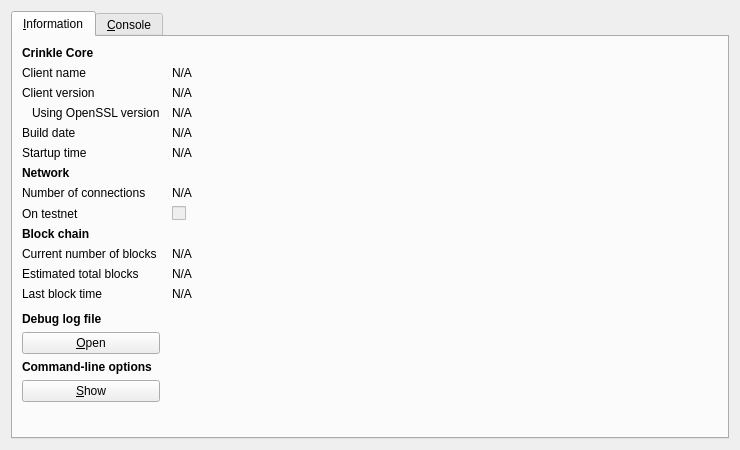
<?xml version="1.0" encoding="UTF-8"?>
<ui version="4.0">
 <class>RPCConsole</class>
 <widget class="QDialog" name="RPCConsole">
  <property name="geometry">
   <rect>
    <x>0</x>
    <y>0</y>
    <width>740</width>
    <height>450</height>
   </rect>
  </property>
  <property name="windowTitle">
   <string>Crinkle - Debug window</string>
  </property>
  <layout class="QVBoxLayout" name="verticalLayout_2">
   <item>
    <widget class="QTabWidget" name="tabWidget">
     <property name="currentIndex">
      <number>0</number>
     </property>
     <widget class="QWidget" name="tab_info">
      <attribute name="title">
       <string>&amp;Information</string>
      </attribute>
      <layout class="QGridLayout" name="gridLayout" columnstretch="0,1">
       <property name="horizontalSpacing">
        <number>12</number>
       </property>
       <item row="0" column="0">
        <widget class="QLabel" name="label_9">
         <property name="font">
          <font>
           <weight>75</weight>
           <bold>true</bold>
          </font>
         </property>
         <property name="text">
          <string>Crinkle Core</string>
         </property>
        </widget>
       </item>
       <item row="1" column="0">
        <widget class="QLabel" name="label_5">
         <property name="text">
          <string>Client name</string>
         </property>
        </widget>
       </item>
       <item row="1" column="1">
        <widget class="QLabel" name="clientName">
         <property name="cursor">
          <cursorShape>IBeamCursor</cursorShape>
         </property>
         <property name="text">
          <string>N/A</string>
         </property>
         <property name="textFormat">
          <enum>Qt::PlainText</enum>
         </property>
         <property name="textInteractionFlags">
          <set>Qt::LinksAccessibleByMouse|Qt::TextSelectableByKeyboard|Qt::TextSelectableByMouse</set>
         </property>
        </widget>
       </item>
       <item row="2" column="0">
        <widget class="QLabel" name="label_6">
         <property name="text">
          <string>Client version</string>
         </property>
        </widget>
       </item>
       <item row="2" column="1">
        <widget class="QLabel" name="clientVersion">
         <property name="cursor">
          <cursorShape>IBeamCursor</cursorShape>
         </property>
         <property name="text">
          <string>N/A</string>
         </property>
         <property name="textFormat">
          <enum>Qt::PlainText</enum>
         </property>
         <property name="textInteractionFlags">
          <set>Qt::LinksAccessibleByMouse|Qt::TextSelectableByKeyboard|Qt::TextSelectableByMouse</set>
         </property>
        </widget>
       </item>
       <item row="3" column="0">
        <widget class="QLabel" name="label_14">
         <property name="text">
          <string>Using OpenSSL version</string>
         </property>
         <property name="indent">
          <number>10</number>
         </property>
        </widget>
       </item>
       <item row="3" column="1">
        <widget class="QLabel" name="openSSLVersion">
         <property name="cursor">
          <cursorShape>IBeamCursor</cursorShape>
         </property>
         <property name="text">
          <string>N/A</string>
         </property>
         <property name="textFormat">
          <enum>Qt::PlainText</enum>
         </property>
         <property name="textInteractionFlags">
          <set>Qt::LinksAccessibleByMouse|Qt::TextSelectableByKeyboard|Qt::TextSelectableByMouse</set>
         </property>
        </widget>
       </item>
       <item row="4" column="0">
        <widget class="QLabel" name="label_12">
         <property name="text">
          <string>Build date</string>
         </property>
        </widget>
       </item>
       <item row="4" column="1">
        <widget class="QLabel" name="buildDate">
         <property name="cursor">
          <cursorShape>IBeamCursor</cursorShape>
         </property>
         <property name="text">
          <string>N/A</string>
         </property>
         <property name="textFormat">
          <enum>Qt::PlainText</enum>
         </property>
         <property name="textInteractionFlags">
          <set>Qt::LinksAccessibleByMouse|Qt::TextSelectableByKeyboard|Qt::TextSelectableByMouse</set>
         </property>
        </widget>
       </item>
       <item row="5" column="0">
        <widget class="QLabel" name="label_13">
         <property name="text">
          <string>Startup time</string>
         </property>
        </widget>
       </item>
       <item row="5" column="1">
        <widget class="QLabel" name="startupTime">
         <property name="cursor">
          <cursorShape>IBeamCursor</cursorShape>
         </property>
         <property name="text">
          <string>N/A</string>
         </property>
         <property name="textFormat">
          <enum>Qt::PlainText</enum>
         </property>
         <property name="textInteractionFlags">
          <set>Qt::LinksAccessibleByMouse|Qt::TextSelectableByKeyboard|Qt::TextSelectableByMouse</set>
         </property>
        </widget>
       </item>
       <item row="6" column="0">
        <widget class="QLabel" name="label_11">
         <property name="font">
          <font>
           <weight>75</weight>
           <bold>true</bold>
          </font>
         </property>
         <property name="text">
          <string>Network</string>
         </property>
        </widget>
       </item>
       <item row="7" column="0">
        <widget class="QLabel" name="label_7">
         <property name="text">
          <string>Number of connections</string>
         </property>
        </widget>
       </item>
       <item row="7" column="1">
        <widget class="QLabel" name="numberOfConnections">
         <property name="cursor">
          <cursorShape>IBeamCursor</cursorShape>
         </property>
         <property name="text">
          <string>N/A</string>
         </property>
         <property name="textFormat">
          <enum>Qt::PlainText</enum>
         </property>
         <property name="textInteractionFlags">
          <set>Qt::LinksAccessibleByMouse|Qt::TextSelectableByKeyboard|Qt::TextSelectableByMouse</set>
         </property>
        </widget>
       </item>
       <item row="8" column="0">
        <widget class="QLabel" name="label_8">
         <property name="text">
          <string>On testnet</string>
         </property>
        </widget>
       </item>
       <item row="8" column="1">
        <widget class="QCheckBox" name="isTestNet">
         <property name="enabled">
          <bool>false</bool>
         </property>
         <property name="text">
          <string/>
         </property>
        </widget>
       </item>
       <item row="9" column="0">
        <widget class="QLabel" name="label_10">
         <property name="font">
          <font>
           <weight>75</weight>
           <bold>true</bold>
          </font>
         </property>
         <property name="text">
          <string>Block chain</string>
         </property>
        </widget>
       </item>
       <item row="10" column="0">
        <widget class="QLabel" name="label_3">
         <property name="text">
          <string>Current number of blocks</string>
         </property>
        </widget>
       </item>
       <item row="10" column="1">
        <widget class="QLabel" name="numberOfBlocks">
         <property name="cursor">
          <cursorShape>IBeamCursor</cursorShape>
         </property>
         <property name="text">
          <string>N/A</string>
         </property>
         <property name="textFormat">
          <enum>Qt::PlainText</enum>
         </property>
         <property name="textInteractionFlags">
          <set>Qt::LinksAccessibleByMouse|Qt::TextSelectableByKeyboard|Qt::TextSelectableByMouse</set>
         </property>
        </widget>
       </item>
       <item row="11" column="0">
        <widget class="QLabel" name="label_4">
         <property name="text">
          <string>Estimated total blocks</string>
         </property>
        </widget>
       </item>
       <item row="11" column="1">
        <widget class="QLabel" name="totalBlocks">
         <property name="cursor">
          <cursorShape>IBeamCursor</cursorShape>
         </property>
         <property name="text">
          <string>N/A</string>
         </property>
         <property name="textFormat">
          <enum>Qt::PlainText</enum>
         </property>
         <property name="textInteractionFlags">
          <set>Qt::LinksAccessibleByMouse|Qt::TextSelectableByKeyboard|Qt::TextSelectableByMouse</set>
         </property>
        </widget>
       </item>
       <item row="12" column="0">
        <widget class="QLabel" name="label_2">
         <property name="text">
          <string>Last block time</string>
         </property>
        </widget>
       </item>
       <item row="12" column="1">
        <widget class="QLabel" name="lastBlockTime">
         <property name="cursor">
          <cursorShape>IBeamCursor</cursorShape>
         </property>
         <property name="text">
          <string>N/A</string>
         </property>
         <property name="textFormat">
          <enum>Qt::PlainText</enum>
         </property>
         <property name="textInteractionFlags">
          <set>Qt::LinksAccessibleByMouse|Qt::TextSelectableByKeyboard|Qt::TextSelectableByMouse</set>
         </property>
        </widget>
       </item>
       <item row="13" column="0">
        <spacer name="verticalSpacer_2">
         <property name="orientation">
          <enum>Qt::Vertical</enum>
         </property>
         <property name="sizeHint" stdset="0">
          <size>
           <width>20</width>
           <height>20</height>
          </size>
         </property>
        </spacer>
       </item>
       <item row="14" column="0">
        <widget class="QLabel" name="labelDebugLogfile">
         <property name="font">
          <font>
           <weight>75</weight>
           <bold>true</bold>
          </font>
         </property>
         <property name="text">
          <string>Debug log file</string>
         </property>
        </widget>
       </item>
       <item row="15" column="0">
        <widget class="QPushButton" name="openDebugLogfileButton">
         <property name="toolTip">
          <string>Open the Crinkle debug log file from the current data directory. This can take a few seconds for large log files.</string>
         </property>
         <property name="text">
          <string>&amp;Open</string>
         </property>
         <property name="autoDefault">
          <bool>false</bool>
         </property>
        </widget>
       </item>
       <item row="16" column="0">
        <widget class="QLabel" name="labelCLOptions">
         <property name="font">
          <font>
           <weight>75</weight>
           <bold>true</bold>
          </font>
         </property>
         <property name="text">
          <string>Command-line options</string>
         </property>
        </widget>
       </item>
       <item row="17" column="0">
        <widget class="QPushButton" name="showCLOptionsButton">
         <property name="toolTip">
          <string>Show the Crinkle-Qt help message to get a list with possible Crinkle command-line options.</string>
         </property>
         <property name="text">
          <string>&amp;Show</string>
         </property>
         <property name="autoDefault">
          <bool>false</bool>
         </property>
        </widget>
       </item>
       <item row="18" column="0">
        <spacer name="verticalSpacer">
         <property name="orientation">
          <enum>Qt::Vertical</enum>
         </property>
         <property name="sizeHint" stdset="0">
          <size>
           <width>20</width>
           <height>40</height>
          </size>
         </property>
        </spacer>
       </item>
      </layout>
     </widget>
     <widget class="QWidget" name="tab_console">
      <attribute name="title">
       <string>&amp;Console</string>
      </attribute>
      <layout class="QVBoxLayout" name="verticalLayout_3">
       <property name="spacing">
        <number>3</number>
       </property>
       <item>
        <widget class="QTextEdit" name="messagesWidget">
         <property name="minimumSize">
          <size>
           <width>0</width>
           <height>100</height>
          </size>
         </property>
         <property name="readOnly">
          <bool>true</bool>
         </property>
         <property name="tabKeyNavigation" stdset="0">
          <bool>false</bool>
         </property>
         <property name="columnCount" stdset="0">
          <number>2</number>
         </property>
        </widget>
       </item>
       <item>
        <layout class="QHBoxLayout" name="horizontalLayout">
         <property name="spacing">
          <number>3</number>
         </property>
         <item>
          <widget class="QLabel" name="label">
           <property name="text">
            <string notr="true">&gt;</string>
           </property>
          </widget>
         </item>
         <item>
          <widget class="QLineEdit" name="lineEdit"/>
         </item>
         <item>
          <widget class="QPushButton" name="clearButton">
           <property name="maximumSize">
            <size>
             <width>24</width>
             <height>24</height>
            </size>
           </property>
           <property name="toolTip">
            <string>Clear console</string>
           </property>
           <property name="text">
            <string/>
           </property>
           <property name="icon">
            <iconset resource="../bitcoin.qrc">
             <normaloff>:/icons/remove</normaloff>:/icons/remove</iconset>
           </property>
           <property name="shortcut">
            <string notr="true">Ctrl+L</string>
           </property>
           <property name="autoDefault">
            <bool>false</bool>
           </property>
          </widget>
         </item>
        </layout>
       </item>
      </layout>
     </widget>
    </widget>
   </item>
  </layout>
 </widget>
 <resources>
  <include location="../bitcoin.qrc"/>
 </resources>
 <connections/>
</ui>
